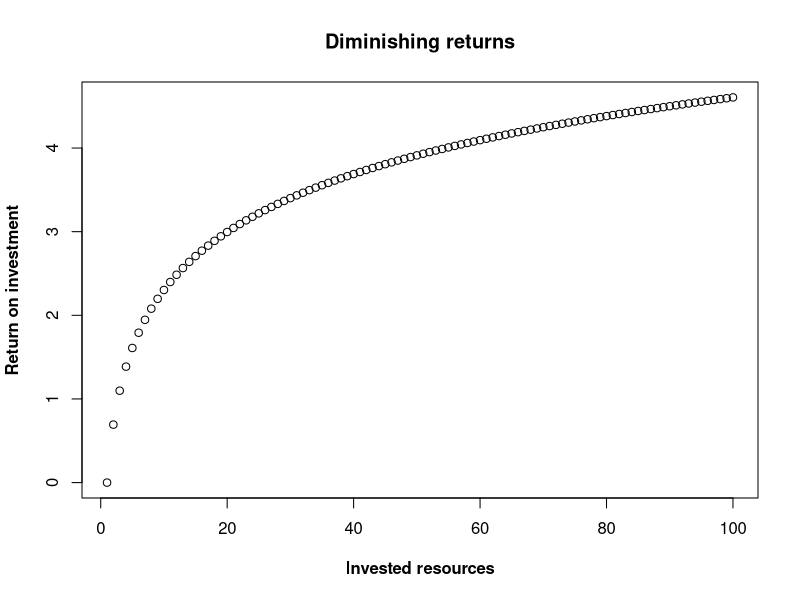
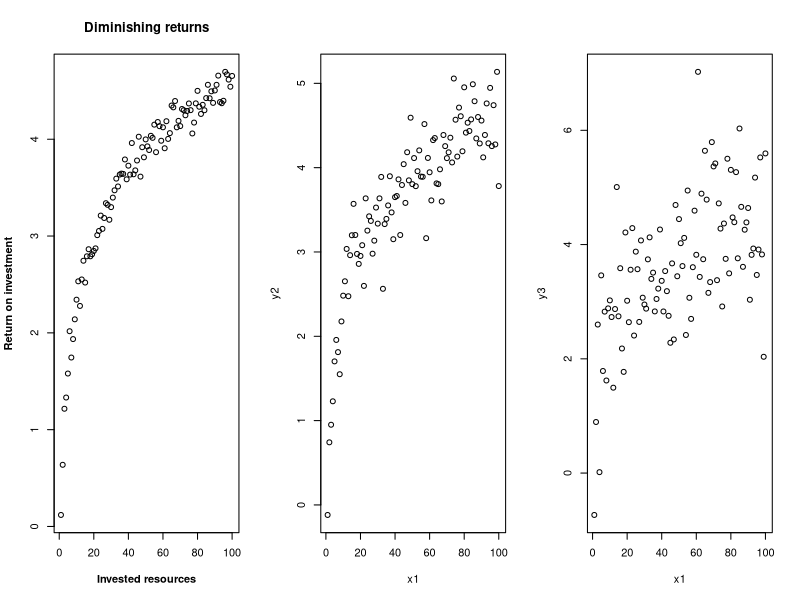

Write the R code that produced these figures, in order.
## ---- chunk 1
x1=1:100
y=log(x1)
plot(x1,y,main='Diminishing returns',xlab='Invested resources',ylab='Return on investment',font.lab=2)
## ---- chunk 2
#Let's keep x-values the same
#x1=1:100

#Now, update y values to include noise
par(mfrow=c(1,3))
y=log(x1) + rnorm(length(x1),sd=0.1)
y2=log(x1) + rnorm(length(x1),sd=0.3)
y3=log(x1) + rnorm(length(x1),sd=1)
plot(x1,y,main='Diminishing returns',xlab='Invested resources',ylab='Return on investment',font.lab=2)
plot(x1,y2)
plot(x1,y3)
